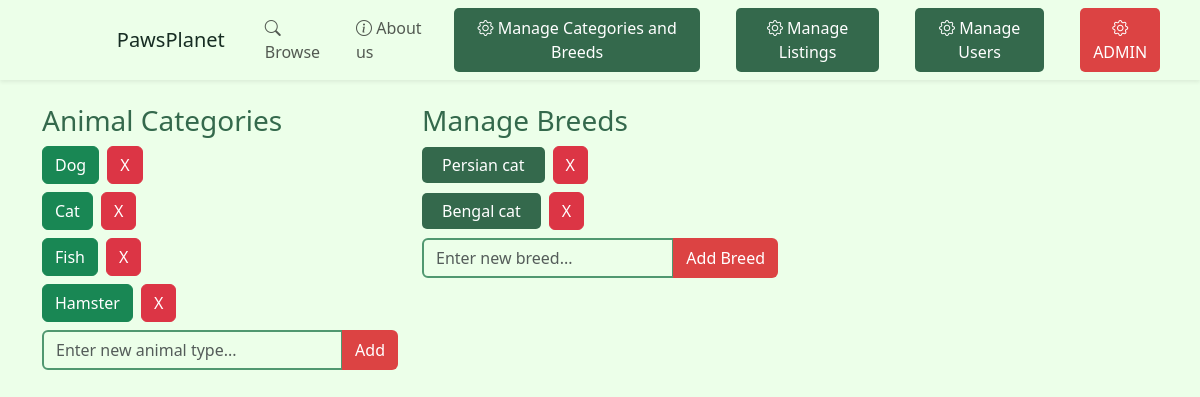
/kod/manage_pets.php?category_id=20 (signed in), run on the app's committed database.
### tables this page shows
CREATE TABLE `categories` (
  `category_id` int NOT NULL,
  `name` varchar(255) NOT NULL
);

CREATE TABLE `breeds` (
  `breed_id` int NOT NULL,
  `category_id` int NOT NULL,
  `name` varchar(255) NOT NULL
);

### kod/manage_pets.php (the view, shortened to what this page needs)
<?php
include('db_config.php');
if (isset($_SESSION['user_id'])) {
    $user_id = $_SESSION['user_id'];
    $stmt = $conn->prepare("SELECT role FROM user WHERE user_id = :user_id");
    $stmt->bindParam(':user_id', $user_id, PDO::PARAM_INT);
    $stmt->execute();
    $user = $stmt->fetch(PDO::FETCH_ASSOC);
    if ($user && $user['role'] === 'admin') {
        $isAdmin = true;
    }
}
$stmt_categories = $conn->query("SELECT * FROM categories");
$categories = $stmt_categories->fetchAll(PDO::FETCH_ASSOC);
?>
<!doctype html>
<html lang="en">
<head>
    <link href="https://cdn.jsdelivr.net/npm/bootstrap@5.3.3/dist/css/bootstrap.min.css" rel="stylesheet">
    <link href="https://cdn.jsdelivr.net/npm/bootstrap-icons/font/bootstrap-icons.css" rel="stylesheet">
    <link rel="stylesheet" href="../css/style.css">
</head>
<body>
<nav class="navbar navbar-expand-lg navbar-light shadow-sm p-2">
    <div class="container-fluid">
        <a class="navbar-brand p-1 ms-6" href="index.php">PawsPlanet</a>
        <div class="collapse navbar-collapse" id="navbarSupportedContent">
            <ul class="navbar-nav me-auto mb-2 mb-lg-0">
                <li class="nav-item">
                    <a class="nav-link p-1 ms-3" aria-current="page" href="browse.php"><i class="bi bi-search"></i> Browse</a>
                </li>
                <li class="nav-item admin-border">
                    <a class="nav-link p-1 ms-3" href="#"><i class="bi bi-info-circle"></i> About us</a>
                </li>
            </ul>
            <ul class="navbar-nav me-auto mb-2 mb-lg-0">
                <?php if ($isAdmin): ?>
                    <li class="nav-item">
                        <a class="nav-link p-2 ms-3 btn btn-primary" href="manage_pets.php"><i class="bi bi-gear"></i> Manage Categories and Breeds</a>
                    </li>
                    <li class="nav-item">
                        <a class="nav-link p-2 ms-3 btn btn-primary" href="manage_listings.php"><i class="bi bi-gear"></i> Manage Listings</a>
                    </li>
                    <li class="nav-item">
                        <a class="nav-link p-2 ms-3 btn btn-primary" href="manage_users.php"><i class="bi bi-gear"></i> Manage Users</a>
                    </li>
                    <li class="nav-item">
                        <a class="nav-link p-2 ms-3 btn btn-primary btn btn-admin" href="admin_page.php"><i class="bi bi-gear"></i> ADMIN</a>
                    </li>
                <?php endif; ?>
            </ul>
        </div>
    </div>
</nav>
<div class="container mt-4">
    <div class="row">
        <div class="col-md-4">
            <h3>Animal Categories</h3>
            <div class="list-group">
                <?php foreach ($categories as $category): ?>
                    <div class="d-flex mb-2 align-items-center">
                        <a href="?category_id=<?= $category['category_id'] ?>" class="btn btn-success me-2"><?= $category['name'] ?></a>
                        <form action="delete_category.php" method="POST">
                            <button type="submit" class="btn btn-danger">X</button>
                        </form>
                    </div>
                <?php endforeach; ?>
                <form action="add_animal_type.php" method="POST" class="mb-2">
                    <div class="input-group">
                        <input type="text" class="form-control inp" placeholder="Enter new animal type..." name="animal_type" required>
                        <button class="btn btn-admin" type="submit">Add</button>
                    </div>
                </form>
            </div>
        </div>
        <div class="col-md-4">
            <h3>Manage Breeds</h3>
            <div>
                <?php
                if (isset($_GET['category_id'])) {
                    $category_id = $_GET['category_id'];
                    $stmt_breeds = $conn->prepare("SELECT * FROM breeds WHERE category_id = :category_id");
                    $stmt_breeds->bindParam(':category_id', $category_id, PDO::PARAM_INT);
                    $stmt_breeds->execute();
                    $breeds = $stmt_breeds->fetchAll(PDO::FETCH_ASSOC);
                    foreach ($breeds as $breed) {
                        echo '<div class="d-flex mb-2 align-items-center">';
                        echo '<a href="#" class="btn btn-outline-info btn-primary me-2">' . $breed['name'] . '</a>';
                        echo '<form action="delete_breed.php" method="POST">
                                <input type="hidden" name="breed_id" value="' . $breed['breed_id'] . '">
                                <button type="submit" class="btn btn-danger">X</button>
                              </form>';
                        echo '</div>';
                    }
                    echo '<form action="add_breed.php" method="POST" class="mb-2">
                                    <div class="input-group">
                                        <input type="text" class="form-control input-animal" placeholder="Enter new breed..." name="breed_name" required>
                                        <input type="hidden" name="category_id" value="' . (isset($_GET['category_id']) ? $_GET['category_id'] : '') . '">
                                        <button class="btn btn-admin" type="submit">Add Breed</button>
                                    </div>
                                </form>';
                } else {
                    echo '<p>Select an animal category to manage breeds.</p>';
                }
                ?>
            </div>
        </div>
    </div>
</div>
</body>
</html>

### css/style.css (style rules this page uses)
body { background-color: #ecffe9; color: #34694c; }
.navbar { background-color: #ecffe9; }
.navbar-brand { color: #172d23; }
@media (min-width: 750px) { .ms-6 { margin-left: 8%; } }
.form-control { background-color: #ecffe9; border:2px solid #509870 ; }
.btn { color:#fff!important; }
.btn-primary { margin-right: 20px; background-color: #34694c; border:none; border-radius:5px; padding-left: 20px; padding-right: 20px; color:#fff; }
.btn-primary { --bs-btn-active-bg:#34694c!important; }
.btn-admin { background-color: #dc4343; }
.input-animal { max-width:fit-content; }

### data on the page
categories: name "Dog"
categories: name "Cat"
categories: name "Fish"
categories: name "Hamster"
breeds: name "Persian cat"
breeds: name "Bengal cat"
